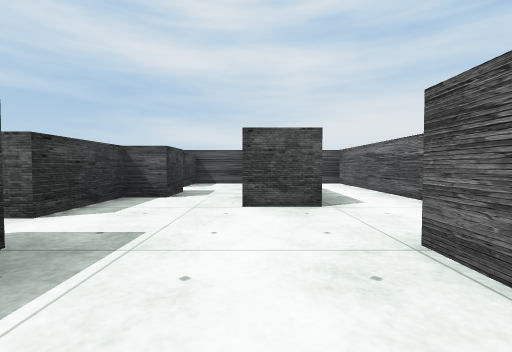
[1] (above)

24 first-person views from a walk through a 3-D level made in the Unity game engine. The camera is 0.51 m above the floor, tilts 2° down and sees 85° across. The floor is counted in squares, 1 m on a side. Each view is taken from the middle of a square. On the plan, view 1 faces up. The plan holds only what a view shows up to about 9 squares ahead; the rest is blank. The place goes on beyond the plan. The player character is not drawn. Some surface patterns are stand-ins.

[2]
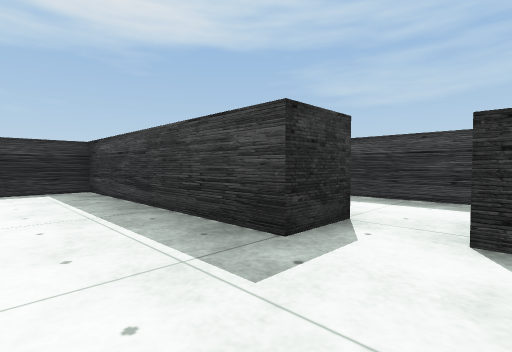

[3]
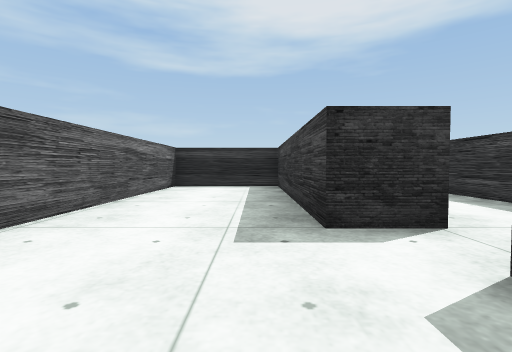

[4]
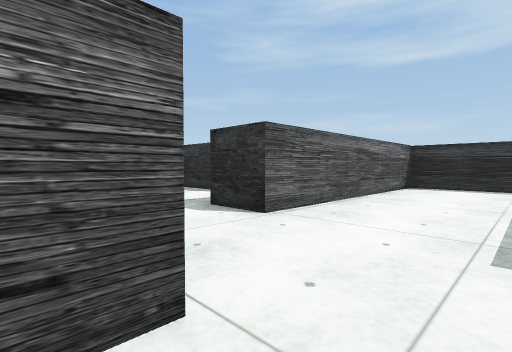

[5]
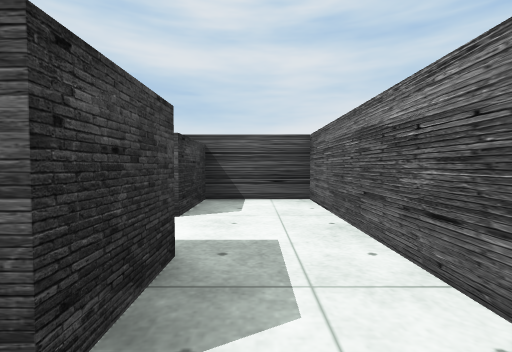

[6]
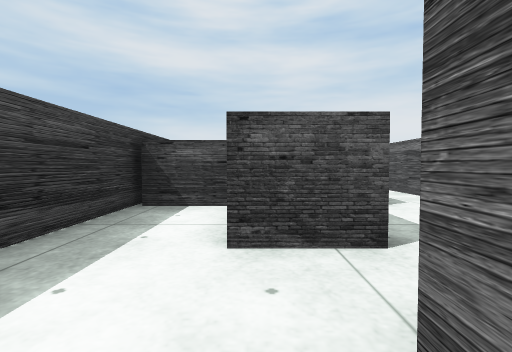

[7]
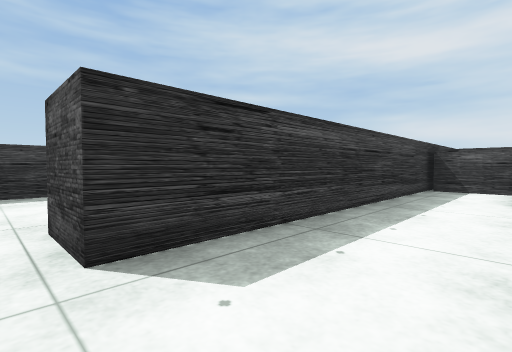

[8]
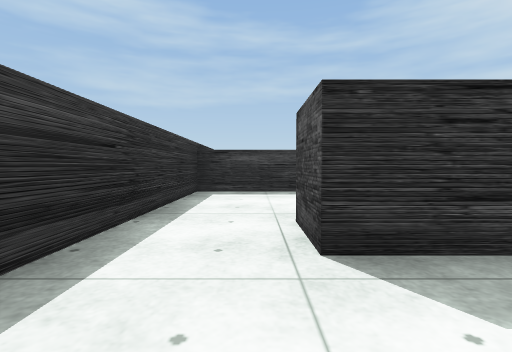

[9]
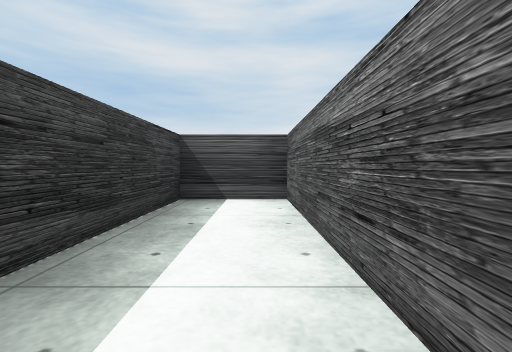

[10]
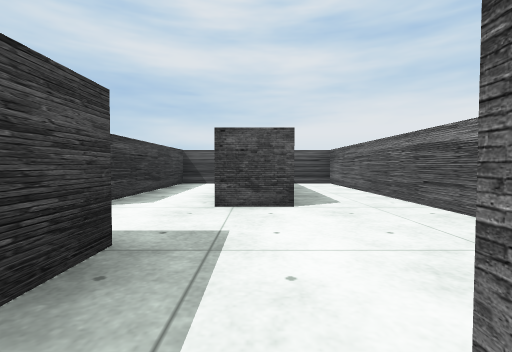

[11]
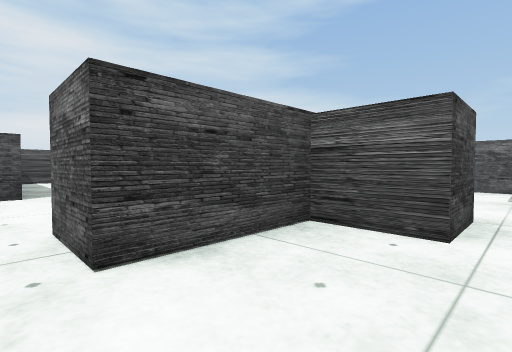

[12]
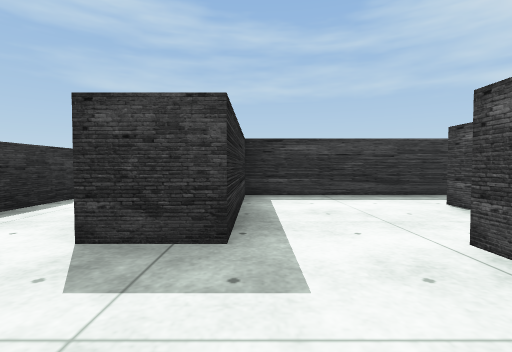

[13]
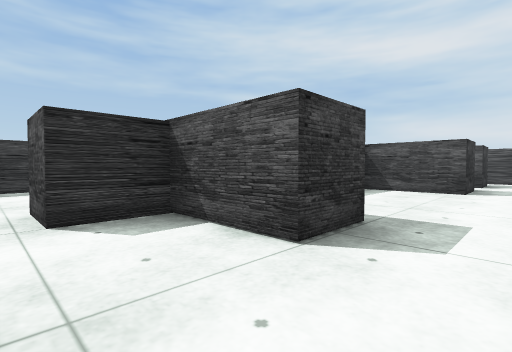

[14]
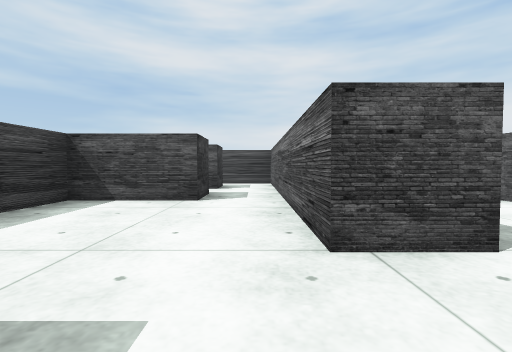

[15]
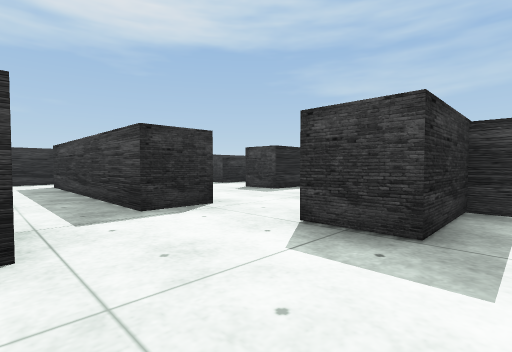

[16]
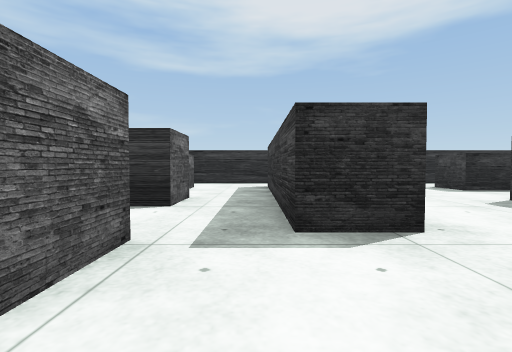

[17]
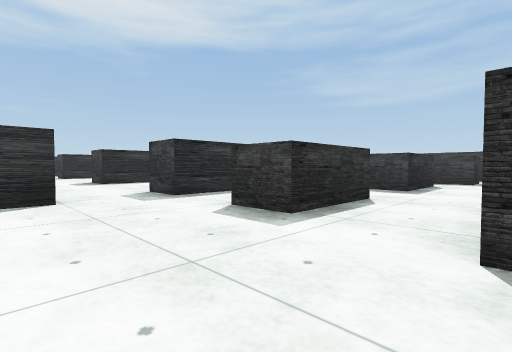

[18]
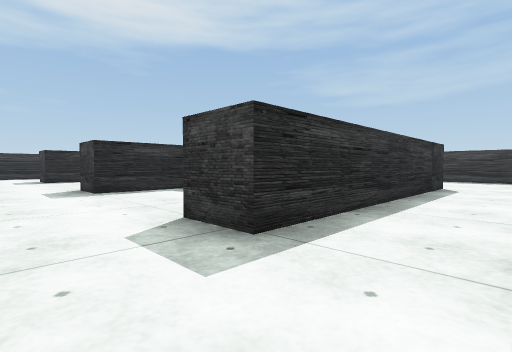

[19]
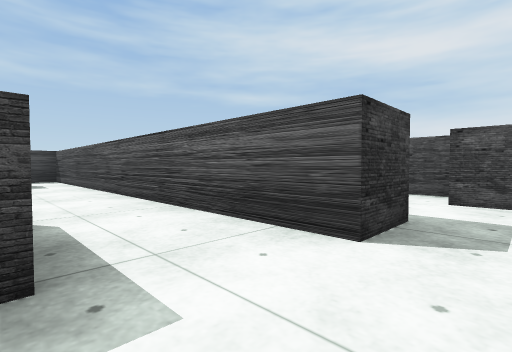

[20]
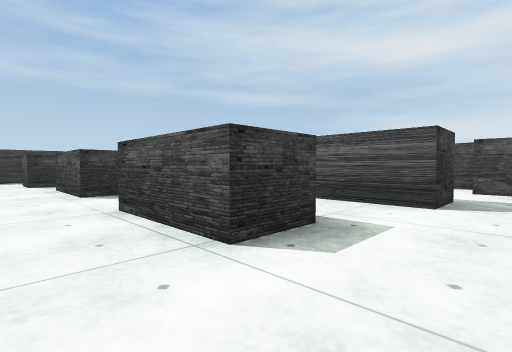

[21]
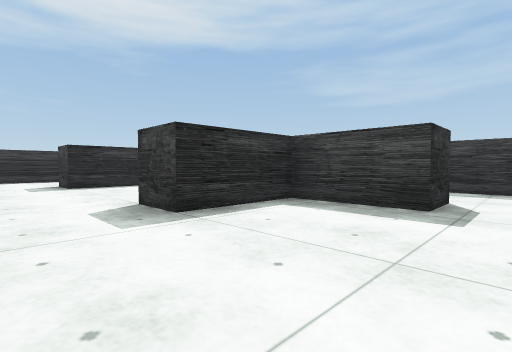

[22]
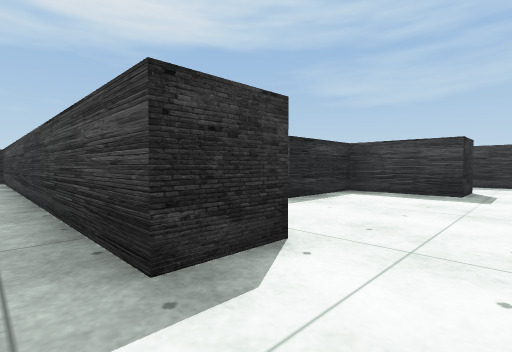

[23]
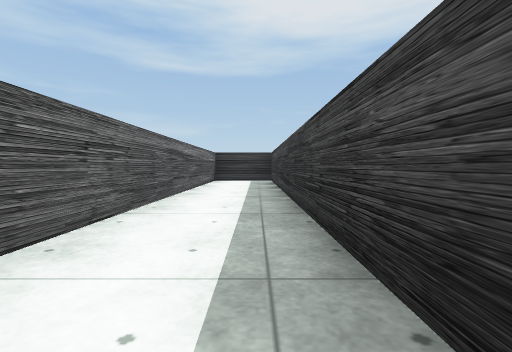

[24]
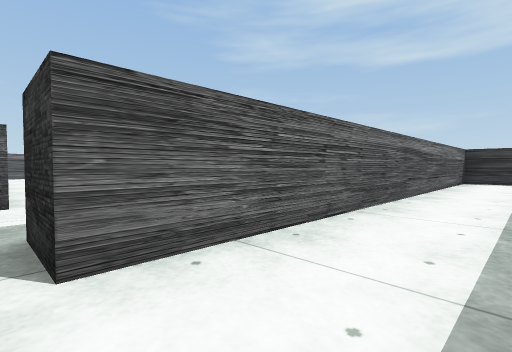

### Floor plan
Ten units are one square. View 1 is at (0, 0); x grows to the right and y downward. Boxes are objects, and circles mark ways between rooms. Rooms are numbered by the first view taken in them; rooms with no view inside come last. Other rooms are left out.
<svg viewBox="-61 -88 171 303">
<path fill="none" stroke="#000" d="M-26 -17 -15 -17 -15 32 11 32 11 -17M9 -35 -2 -35 -2 -54M-15 -56 -15 -46 -45 -46M-46 -51 -46 16 -56 16M-55 32 -42 32M25 -41 25 -83 8 -83 8 -41M11 -17 21 -17M52 -28 52 -83 39 -83M35 -35 24 -35M21 -17 21 32 52 32M52 16 52 5M62 -9 62 16 52 16M105 -16 94 -16 94 -83 80 -83M62 -42 62 -30M76 21 87 21M99 20 99 9M52 32 52 42M-15 85 45 85 45 95M-49 70 -49 89M62 85 69 85M52 42 -49 42 -49 49M14 108 24 108 24 128 45 128 45 139M64 112 74 112 74 210 94 210 94 112 105 112"/>
<rect x="-35" y="-45" width="20" height="20" fill="#bbb"><title>other object</title></rect>
<rect x="35" y="-5" width="20" height="10" fill="#bbb"><title>other object</title></rect>
<rect x="65" y="-5" width="20" height="10" fill="#bbb"><title>other object</title></rect>
<rect x="65" y="-55" width="20" height="20" fill="#bbb"><title>other object</title></rect>
<rect x="65" y="-75" width="20" height="10" fill="#bbb"><title>other object</title></rect>
<rect x="-35" y="45" width="10" height="30" fill="#bbb"><title>other object</title></rect>
<rect x="-15" y="55" width="30" height="20" fill="#bbb"><title>other object</title></rect>
<rect x="25" y="55" width="20" height="20" fill="#bbb"><title>other object</title></rect>
<circle cx="10" cy="-30" r="3" fill="#2a7"/>
<circle cx="30" cy="-30" r="3" fill="#2a7"/>
<circle cx="50" cy="20" r="3" fill="#2a7"/>
<circle cx="65" cy="35" r="3" fill="#2a7"/>
<circle cx="55" cy="90" r="3" fill="#2a7"/>
<circle cx="70" cy="105" r="3" fill="#2a7"/>
<text x="-20" y="-20">1</text>
<text x="20" y="-50">2</text>
<text x="40" y="-20">3</text>
<text x="80" y="-20">4</text>
<text x="0" y="80">5</text>
<text x="50" y="120">6</text>
<text x="80" y="150">7</text>
</svg>
Room 1 opens to room 2. Room 2 opens to room 3. Room 3 opens to room 4. Room 4 opens to room 5. Room 5 opens to room 6. Room 6 opens to room 7.

Where each view was taken, in squares from view 1:
view 1: 0 up, 0 right, facing up
view 2: 3 up, 0 right, facing down-left
view 3: 4 up, 1 left, facing down
view 4: 4 up, 1 left, facing down-right
view 5: 4 up, 1 left, facing up
view 6: 1 up, 3 left, facing up
view 7: 2 down, 3 left, facing up-left
view 8: 2 down, 3 left, facing left
view 9: 4 up, 2 right, facing up
view 10: 0 up, 3 right, facing up
view 11: 2 down, 3 right, facing up-right
view 12: 3 down, 7 right, facing left
view 13: 2 down, 9 right, facing up-left
view 14: 0 up, 9 right, facing up
view 15: 1 up, 10 right, facing down-left
view 16: 0 up, 9 right, facing down
view 17: 4 down, 7 right, facing down-left
view 18: 7 down, 6 right, facing down-left
view 19: 6 down, 6 right, facing up-left
view 20: 8 down, 6 right, facing up-left
view 21: 10 down, 6 right, facing down-left
view 22: 10 down, 8 right, facing down-left
view 23: 11 down, 8 right, facing down
view 24: 11 down, 8 right, facing down-right
